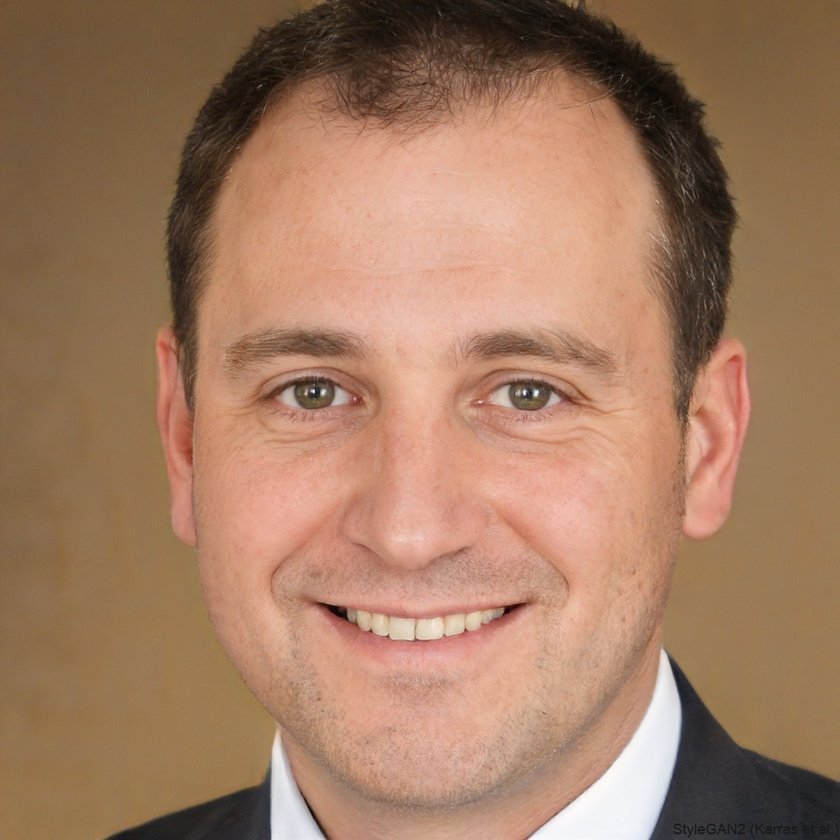
#> input picture timo/_video/p1.jpg, 840 x 840 px, shrunk from 1024 x 1024 before the run
$ jupyter execute testvideo_generator.ipynb
#> lines starting #> are read from the running program, lines starting #| are printed output that depends on the picture
## Testvideo Generator

Loads an image of a person's face and exports a .mp4 clip with a red oscillating overlay.
This simulates the blood flow with a specified heart rate for testing and calibrating rPPG accuracy.

[cell 1]
import numpy as np
import cv2
import math

BPM = 120 #desired heart rate
DURATION = 10  # duration of the video in seconds
FPS = 30  # frames per second of the generated video
FREQUENCY = BPM/60  # frequency of the sine wave
ALPHA_MAX = 22  # max transparency value for the overlay

# Load image
file = 'p1'
image_path = '_video/'+file+'.jpg'
image = cv2.imread(image_path)
#> image is the input picture: shape (840, 840, 3); mean B, G, R 98, 123.4, 161.8
if image is None:
    raise FileNotFoundError(f"Image at path '{image_path}' not found. Please check the path.")
HEIGHT, WIDTH = image.shape[:2]
#> HEIGHT = 840; WIDTH = 840

# Opencv video writer
fourcc = cv2.VideoWriter_fourcc(*'mp4v')
video_path = '_video/'+file+'_'+str(BPM)+'.mp4'
out = cv2.VideoWriter(video_path, fourcc, FPS, (WIDTH, HEIGHT))

# Time step for each frame
dt = 1.0 / FPS
total_frames = int(DURATION * FPS)

for frame_idx in range(total_frames):
    t = frame_idx * dt # current time
    alpha = (1 + math.sin(2 * math.pi * FREQUENCY * t)) / 2 * ALPHA_MAX

    # Create and apply the overlay
    overlay = image.copy()
    cv2.rectangle(overlay, (0, 0), (WIDTH, HEIGHT), (0, 0, 255), -1) # red in BGR
    output = cv2.addWeighted(overlay, alpha / 255, image, 1 - alpha / 255, 0)

    # Write the frame to the video
    out.write(output)
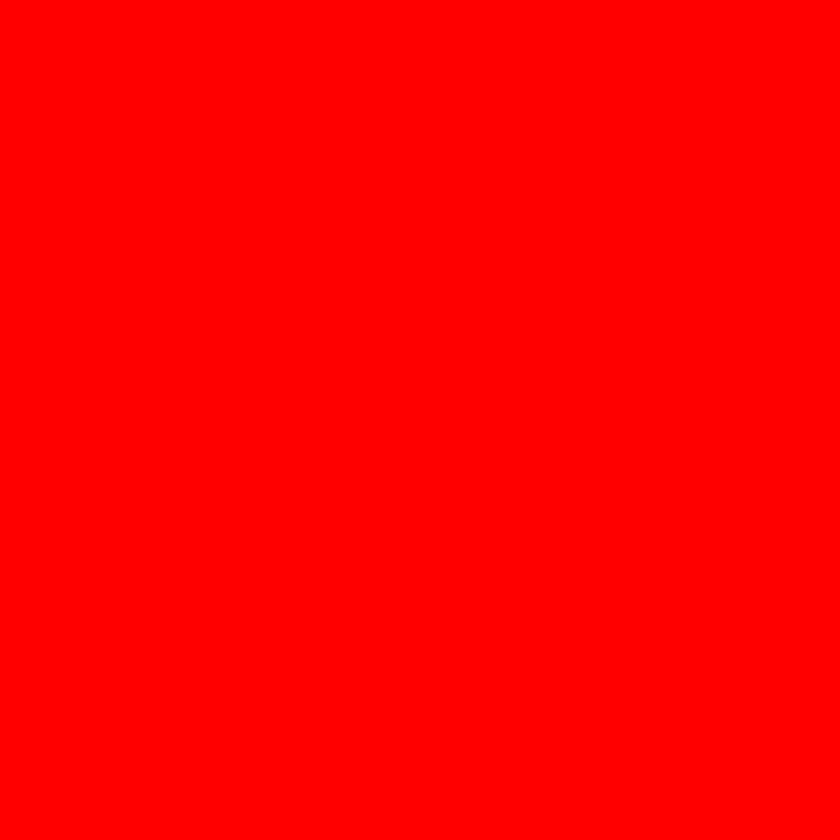
#> overlay: shape (840, 840, 3); mean B, G, R 0, 0, 255

# Export video
out.release()
print('Video saved to '+ video_path)
